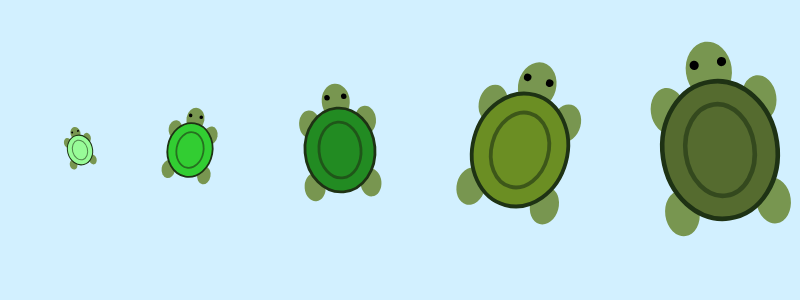
Frame 1 (no input)
Frame 60 (no input): identical to frame 1, image omitted
Frame 120 (the mouse pressed at the canvas centre since frame 60): identical to frame 1, image omitted

The p5.js sketch that drew this single still picture (run headless with seeded random() and noise() and a simulated clock; from frame 60 on, the mouse is pressed at the canvas centre):

// p5.js sketch
// ── sketch.js
function setup() {
  // Lienzo horizontal y ancho para que quepan las 5 etapas
  createCanvas(800, 300);
  angleMode(DEGREES); // Usamos grados para rotar más fácilmente
}

function draw() {
  background(210, 240, 255); // Fondo azul claro

  // ETAPA 1: Bebé
  push();
  translate(80, 150);       // Posición izquierda
  scale(0.5);               // Muy pequeña
  rotate(-15);              // Postura inclinada
  drawTurtle(color(152, 251, 152)); // Color: Verde muy claro
  pop();
  // ETAPA 2: Infante
 
  push();
  translate(190, 150);      // Se mueve a la derecha
  scale(0.9);               // Crece un poco
  rotate(10);               // Cambia de postura
  drawTurtle(color(50, 205, 50)); // Color: Verde lima vivo
  pop();

  // ETAPA 3: Joven
  
  push();
  translate(340, 150);      // Al centro
  scale(1.4);               // Ya es mediana
  rotate(-5);               // Postura recta pero relajada
  drawTurtle(color(34, 139, 34)); // Color: Verde bosque
  pop();

  // ETAPA 4: Adulto
  push();
  translate(520, 150);      // Más a la derecha
  scale(1.9);               // Grande
  rotate(15);               // Caminando hacia arriba
  drawTurtle(color(107, 142, 35)); // Color: Verde  apagado
  pop();


  // ETAPA 5: Anciana
  push();
  translate(720, 150);      // Extremo derecho
  scale(2.3);               // Tamaño máximo
  rotate(-8);               // Postura pesada
  drawTurtle(color(85, 107, 47)); // Color: Verde musgo oscuro
  pop();
}

/**
 * Función propia: Síntesis gráfica de una tortuga.
 *  {color} colorCaparazon - Atributo visual que cambia según la etapa
 */
function drawTurtle(colorCaparazon) {
  // TODA la tortuga se dibuja asumiendo que su centro es (0,0)
  
  // 1. Patas
  fill(120, 150, 80); // Color de piel fijo
  noStroke();
  ellipse(-20, -20, 15, 20); // Pata superior izquierda
  ellipse(20, -20, 15, 20);  // Pata superior derecha
  ellipse(-20, 25, 15, 20);  // Pata inferior izquierda
  ellipse(20, 25, 15, 20);   // Pata inferior derecha

  // 2. Cabeza
  ellipse(0, -35, 20, 25);
  
  // 3. Ojos detalles pequeños
  fill(0); // Negro
  ellipse(-6, -38, 4, 4);
  ellipse(6, -38, 4, 4);

  // 4. Caparazón (Utiliza el atributo que pasa por parámetro)
  fill(colorCaparazon);
  stroke(30, 50, 20); // Borde oscuro para el caparazón
  strokeWeight(2);
  ellipse(0, 0, 50, 60); // Justo en el centro local (0,0)

  // 5. Detalle del caparazón (un círculo concéntrico)
  noFill();
  stroke(30, 50, 20, 150);
  ellipse(0, 0, 30, 40);
}
